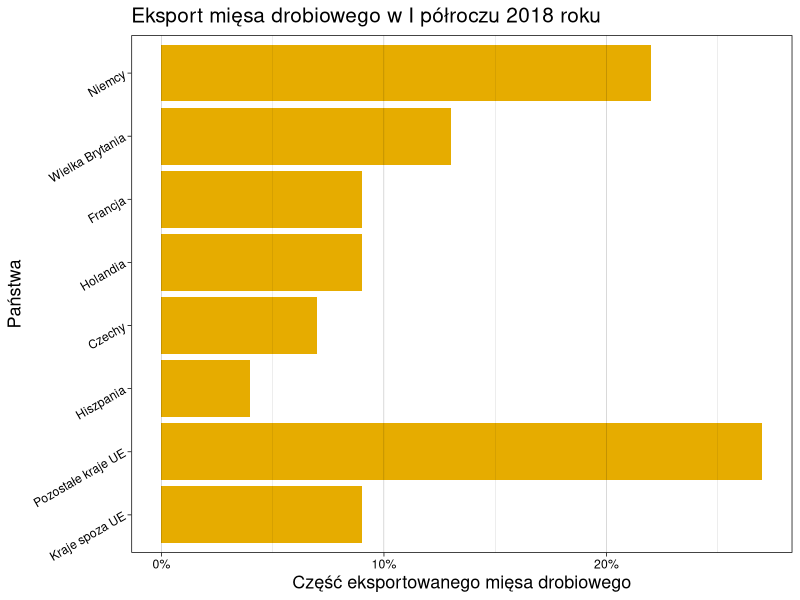

Reproduce this figure in R.
## ---- chunk 1
knitr::opts_chunk$set(echo = TRUE, message = FALSE)
## ---- chunk 2
library(ggplot2)
library(dplyr)

countries <- c("Niemcy", "Wielka Brytania", "Francja", "Holandia", "Czechy", "Hiszpania", "Pozostałe kraje UE" ,"Kraje spoza UE")
values <- c(22,13,9,9,7,4,27,9)
ord <- 1:8 # do zachowania odpowiedniej kolejności słupków zamiast alfabetycznej
dane <- bind_cols("panstwa" = countries, "wartosci" = values, "ord" = ord)
ggplot(dane, aes(x = reorder(countries, -ord), y = values)) +
  geom_bar(stat="identity", fill="#e6ac00") +
  coord_flip() +
  theme_linedraw() +
  scale_y_continuous(breaks = c(0,10,20), labels = c("0%", "10%", "20%")) +
  ggtitle("Eksport mięsa drobiowego w I półroczu 2018 roku") +
  xlab("Państwa") +
  ylab("Część eksportowanego mięsa drobiowego") +
  theme(
    panel.background = element_rect(fill=NA),
    panel.ontop = TRUE,
    panel.grid.major.y = element_blank(),
    plot.title = element_text(size=15),
    axis.title.x = element_text(size=13),
    axis.title.y = element_text(size=13),
    axis.text.y = element_text(angle=30)
  )

